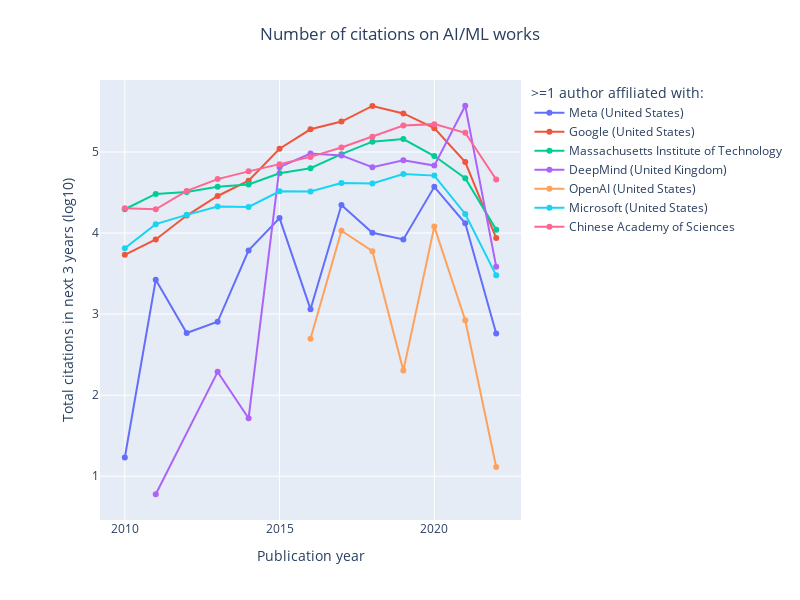

Notebook code cell kept with this figure:
### Markdown cell above
### Citations

### Code cell
fig = go.Figure()
for ins, cited_by_counts in institution_cited_by_counts.items():
    sorted_counts = sorted(cited_by_counts.items())
    years = list(zip(*sorted_counts))[0]
    counts = list(zip(*sorted_counts))[1]
    fig.add_trace(
        go.Scatter(
            x=years,
            y=np.log10(counts),
            name=get_entity_name(ins),
            mode='lines+markers',
        ),
    )

## Plot layout
dates = np.arange(2010, 2022 + 1)
y_ticks = np.arange(0, 101, 10)
y_tick_text = [0, 10, 20, 30, 40, 50, 60, 70, 80, 90, 100]

# set_default_fig_layout(fig, dates, dates, y_ticks, y_tick_text)

fig.update_layout(
    title='Number of citations on AI/ML works',
    xaxis_title='Publication year',
    yaxis_title='Total citations in next 3 years (log10)',
)

fig.update_layout(
    legend=dict(
        title=">=1 author affiliated with:"
    )
)

fig.update_layout(
    autosize=False,
    width=800,
    height=600,
    title_x=0.5,
    margin=dict(l=100, r=30, t=80, b=80),
)

## Save plot
fig.write_image(result_file_location + 'citations_log10.png', scale=2)

## Show plot
fig.show()

### Figure 1 — Plotly figure (JSON) as saved in the notebook; plotly's stock layout.template omitted (floating-point values rounded to 4 significant figures)
{"data": [{"mode": "lines+markers", "name": "Meta (United States)", "type": "scatter", "x": [2010, 2011, 2012, 2013, 2014, 2015, 2016, 2017, 2018, 2019, 2020, 2021, 2022], "y": [1.23, 3.424, 2.767, 2.905, 3.786, 4.184, 3.061, 4.346, 4.004, 3.921, 4.57, 4.121, 2.762]}, {"mode": "lines+markers", "name": "Google (United States)", "type": "scatter", "x": [2010, 2011, 2012, 2013, 2014, 2015, 2016, 2017, 2018, 2019, 2020, 2021, 2022], "y": [3.732, 3.92, 4.215, 4.457, 4.646, 5.04, 5.28, 5.375, 5.568, 5.475, 5.294, 4.876, 3.938]}, {"mode": "lines+markers", "name": "Massachusetts Institute of Technology", "type": "scatter", "x": [2010, 2011, 2012, 2013, 2014, 2015, 2016, 2017, 2018, 2019, 2020, 2021, 2022], "y": [4.294, 4.483, 4.506, 4.572, 4.598, 4.736, 4.8, 4.973, 5.128, 5.16, 4.949, 4.677, 4.042]}, {"mode": "lines+markers", "name": "DeepMind (United Kingdom)", "type": "scatter", "x": [2011, 2013, 2014, 2015, 2016, 2017, 2018, 2019, 2020, 2021, 2022], "y": [0.7782, 2.288, 1.716, 4.813, 4.981, 4.957, 4.813, 4.897, 4.832, 5.57, 3.586]}, {"mode": "lines+markers", "name": "OpenAI (United States)", "type": "scatter", "x": [2016, 2017, 2018, 2019, 2020, 2021, 2022], "y": [2.696, 4.028, 3.776, 2.303, 4.08, 2.925, 1.114]}, {"mode": "lines+markers", "name": "Microsoft (United States)", "type": "scatter", "x": [2010, 2011, 2012, 2013, 2014, 2015, 2016, 2017, 2018, 2019, 2020, 2021, 2022], "y": [3.812, 4.11, 4.224, 4.328, 4.321, 4.515, 4.513, 4.617, 4.61, 4.727, 4.708, 4.236, 3.478]}, {"mode": "lines+markers", "name": "Chinese Academy of Sciences", "type": "scatter", "x": [2010, 2011, 2012, 2013, 2014, 2015, 2016, 2017, 2018, 2019, 2020, 2021, 2022], "y": [4.306, 4.293, 4.52, 4.665, 4.761, 4.85, 4.939, 5.055, 5.187, 5.327, 5.343, 5.236, 4.66]}], "layout": {"autosize": false, "height": 600, "legend": {"title": {"text": ">=1 author affiliated with:"}}, "margin": {"b": 80, "l": 100, "r": 30, "t": 80}, "title": {"text": "Number of citations on AI/ML works", "x": 0.5}, "width": 800, "xaxis": {"title": {"text": "Publication year"}}, "yaxis": {"title": {"text": "Total citations in next 3 years (log10)"}}}}
